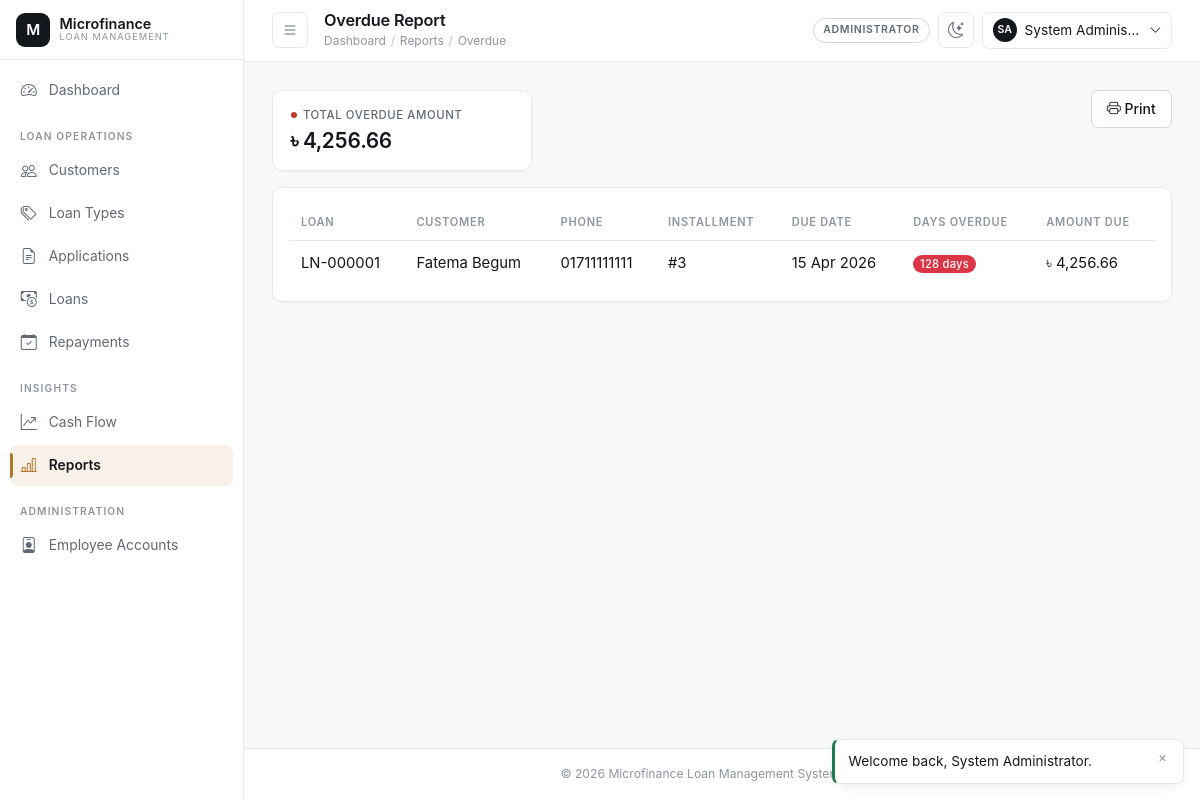
The app's page /admin/reports/overdue.php (signed in) with its own data.
### tables this page shows
CREATE TABLE repayment_schedules (
    schedule_id       INT UNSIGNED AUTO_INCREMENT PRIMARY KEY,
    loan_id           INT UNSIGNED NOT NULL,
    installment_no    INT UNSIGNED NOT NULL,
    due_date          DATE NOT NULL,
    principal_due     DECIMAL(14,2) NOT NULL,
    interest_due      DECIMAL(14,2) NOT NULL,
    total_due         DECIMAL(14,2) NOT NULL,
    amount_paid       DECIMAL(14,2) NOT NULL DEFAULT 0.00,
    status             ENUM('pending','partial','paid','overdue') NOT NULL DEFAULT 'pending',
    created_at         TIMESTAMP NOT NULL DEFAULT CURRENT_TIMESTAMP,
    updated_at         TIMESTAMP NOT NULL DEFAULT CURRENT_TIMESTAMP ON UPDATE CURRENT_TIMESTAMP,
    CONSTRAINT fk_sched_loan FOREIGN KEY (loan_id) REFERENCES loans(loan_id)
        ON UPDATE CASCADE ON DELETE CASCADE,
    CONSTRAINT uq_sched_loan_installment UNIQUE (loan_id, installment_no),
    CONSTRAINT chk_sched_total CHECK (total_due = principal_due + interest_due),
    INDEX idx_sched_status (status),
    INDEX idx_sched_due_date (due_date)
);

CREATE TABLE loans (
    loan_id            INT UNSIGNED AUTO_INCREMENT PRIMARY KEY,
    loan_code          VARCHAR(20) NOT NULL UNIQUE,
    application_id     INT UNSIGNED NOT NULL UNIQUE,
    customer_id        INT UNSIGNED NOT NULL,
    loan_type_id       INT UNSIGNED NOT NULL,
    principal_amount   DECIMAL(14,2) NOT NULL,
    interest_rate      DECIMAL(5,2) NOT NULL COMMENT 'Locked-in annual % at approval time',
    duration_months    INT UNSIGNED NOT NULL,
    emi_amount         DECIMAL(14,2) NOT NULL,
    start_date         DATE NOT NULL,
    end_date           DATE NOT NULL,
    status             ENUM('active','closed','defaulted','cancelled') NOT NULL DEFAULT 'active',
    approved_by        INT UNSIGNED NOT NULL,
    created_at         TIMESTAMP NOT NULL DEFAULT CURRENT_TIMESTAMP,
    updated_at         TIMESTAMP NOT NULL DEFAULT CURRENT_TIMESTAMP ON UPDATE CURRENT_TIMESTAMP,
    CONSTRAINT fk_loans_application FOREIGN KEY (application_id) REFERENCES loan_applications(application_id)
        ON UPDATE CASCADE ON DELETE RESTRICT,
    CONSTRAINT fk_loans_customer FOREIGN KEY (customer_id) REFERENCES customers(customer_id)
        ON UPDATE CASCADE ON DELETE RESTRICT,
    CONSTRAINT fk_loans_loan_type FOREIGN KEY (loan_type_id) REFERENCES loan_types(loan_type_id)
        ON UPDATE CASCADE ON DELETE RESTRICT,
    CONSTRAINT fk_loans_approved_by FOREIGN KEY (approved_by) REFERENCES users(user_id)
        ON UPDATE CASCADE ON DELETE RESTRICT,
    CONSTRAINT chk_loans_principal CHECK (principal_amount > 0),
    CONSTRAINT chk_loans_dates CHECK (end_date > start_date),
    INDEX idx_loans_status (status),
    INDEX idx_loans_customer (customer_id)
);

CREATE TABLE users (
    user_id        INT UNSIGNED AUTO_INCREMENT PRIMARY KEY,
    role_id        INT UNSIGNED NOT NULL,
    full_name      VARCHAR(120) NOT NULL,
    username       VARCHAR(60) NOT NULL UNIQUE,
    email          VARCHAR(120) NOT NULL UNIQUE,
    phone          VARCHAR(20) DEFAULT NULL,
    password_hash  VARCHAR(255) NOT NULL,
    status         ENUM('active','inactive','suspended') NOT NULL DEFAULT 'active',
    remember_token VARCHAR(255) DEFAULT NULL,
    last_login_at  DATETIME DEFAULT NULL,
    created_by     INT UNSIGNED DEFAULT NULL,
    created_at     TIMESTAMP NOT NULL DEFAULT CURRENT_TIMESTAMP,
    updated_at     TIMESTAMP NOT NULL DEFAULT CURRENT_TIMESTAMP ON UPDATE CURRENT_TIMESTAMP,
    CONSTRAINT fk_users_role FOREIGN KEY (role_id) REFERENCES roles(role_id)
        ON UPDATE CASCADE ON DELETE RESTRICT,
    CONSTRAINT fk_users_created_by FOREIGN KEY (created_by) REFERENCES users(user_id)
        ON UPDATE CASCADE ON DELETE SET NULL,
    INDEX idx_users_role (role_id),
    INDEX idx_users_status (status)
);

### includes/functions.php (called while the page is built, shortened)
<?php
function e(mixed $value = null): string
{
    return htmlspecialchars((string) ($value ?? ''), ENT_QUOTES, 'UTF-8');
}
function money(mixed $amount, string $symbol = '৳'): string
{
    return $symbol . ' ' . number_format(is_numeric($amount) ? (float) $amount : 0.0, 2);
}
function display_date(?string $date, string $format = 'd M Y'): string
{
    $ts = strtotime($date);
    return $ts === false ? '—' : date($format, $ts);
}

### admin/reports/overdue.php (the view, shortened to what this page needs)
<?php
$pdo = Database::getConnection();
$rows = $pdo->query(
    "SELECT rs.installment_no, rs.due_date, rs.total_due, rs.amount_paid, l.loan_code,
            uc.full_name AS customer_name, uc.phone,
            DATEDIFF(CURDATE(), rs.due_date) AS days_overdue
     FROM repayment_schedules rs
     INNER JOIN loans l ON l.loan_id = rs.loan_id
     INNER JOIN customers c ON c.customer_id = l.customer_id
     INNER JOIN users uc ON uc.user_id = c.user_id
     WHERE rs.status = 'overdue'
     ORDER BY days_overdue DESC"
)->fetchAll();
$totalOverdue = 0.0;
foreach ($rows as $r) {
    $totalOverdue += (float) $r['total_due'] - (float) $r['amount_paid'];
}
require_once __DIR__ . '/../../includes/header.php';
?>
<div class="d-flex justify-content-between mb-3 d-print-none">
    <div class="mfs-stat-tile accent-danger" style="min-width:260px;">
        <div class="stat-label">Total Overdue Amount</div>
        <div class="stat-value" style="font-size:1.3rem;"><?= money($totalOverdue) ?></div>
    </div>
    <button type="button" class="btn btn-outline-secondary align-self-start" onclick="window.print()"><i class="bi bi-printer"></i> Print</button>
</div>
<div class="mfs-card p-3">
    <div class="table-responsive">
        <table class="table mfs-table align-middle">
            <thead><tr><th>Loan</th><th>Customer</th><th>Phone</th><th>Installment</th><th>Due Date</th><th>Days Overdue</th><th>Amount Due</th></tr></thead>
            <tbody>
            <?php foreach ($rows as $row): ?>
                <tr>
                    <td><?= e($row['loan_code']) ?></td>
                    <td><?= e($row['customer_name']) ?></td>
                    <td><?= e($row['phone'] ?? '—') ?></td>
                    <td>#<?= (int) $row['installment_no'] ?></td>
                    <td><?= display_date($row['due_date']) ?></td>
                    <td><span class="badge bg-danger"><?= (int) $row['days_overdue'] ?> days</span></td>
                    <td><?= money($row['total_due'] - $row['amount_paid']) ?></td>
                </tr>
            <?php endforeach; ?>
            </tbody>
        </table>
    </div>
</div>
<?php require_once __DIR__ . '/../../includes/footer.php'; ?>

### assets/css/style.css (style rules this page uses)
:root { color-scheme: light; --mfs-bg: #f7f8f9; --mfs-surface: #ffffff; --mfs-surface-2: #fbfbfc; --mfs-surface-3: #f1f2f4; --mfs-border: #e6e8ec; --mfs-border-strong: #d3d7de; --mfs-ink: #14171c; --mfs-ink-soft: #626974; --mfs-ink-faint: #8f959f; --mfs-accent: #b6752b; --mfs-accent-hover: #a1651f; --mfs-accent-soft: rgba(182, 117, 43, 0.10); --mfs-accent-ring: rgba(182, 117, 43, 0.26); --mfs-success: #1f7a4d; --mfs-success-soft: rgba(31, 122, 77, 0.12); --mfs-danger: #bb3b28; --mfs-danger-soft: rgba(187, 59, 40, 0.12); --mfs-warning: #b6752b; --mfs-info: #2b6d8c; --mfs-info-soft: rgba(43, 109, 140, 0.12); --mfs-radius: 10px; --mfs-radius-sm: 7px; --mfs-radius-lg: 16px; --mfs-shadow-sm: 0 1px 2px rgba(16, 18, 21, 0.04); --mfs-shadow: 0 4px 16px -6px rgba(16, 18, 21, 0.14); --mfs-shadow-lg: 0 24px 60px -28px rgba(16, 18, 21, 0.34); --mfs-sidebar-width: 244px; --mfs-sidebar-collapsed: 68px; --mfs-topbar-height: 60px; --mfs-speed: 160ms; --mfs-speed-slow: 280ms; --mfs-ease: cubic-bezier(0.4, 0, 0.2, 1); --mfs-ease-out: cubic-bezier(0.16, 1, 0.3, 1); --mfs-font: -apple-system, BlinkMacSystemFont, 'Segoe UI', Inter, Roboto, 'Helvetica Neue', Arial, 'Noto Sans', sans-serif; --mfs-font-mono: ui-monospace, SFMono-Regular, 'SF Mono', Menlo, Consolas, monospace; }
*, *::before, *::after { box-sizing: border-box; }
html { -webkit-text-size-adjust: 100%; text-size-adjust: 100%; }
body { margin: 0; background-color: var(--mfs-bg); color: var(--mfs-ink); font-family: var(--mfs-font); font-size: 0.925rem; line-height: 1.55; -webkit-font-smoothing: antialiased; -moz-osx-font-smoothing: grayscale; }
* { scrollbar-width: thin; scrollbar-color: var(--mfs-border-strong) transparent; }
.btn { --mfs-btn-bg: transparent; border-radius: var(--mfs-radius-sm); font-size: 0.875rem; font-weight: 500; line-height: 1.45; padding: 0.5rem 0.95rem; cursor: pointer; transition: background-color var(--mfs-speed) var(--mfs-ease), border-color var(--mfs-speed) var(--mfs-ease), color var(--mfs-speed) var(--mfs-ease), transform var(--mfs-speed) var(--mfs-ease), box-shadow var(--mfs-speed) var(--mfs-ease); }
.btn-outline-secondary { border-color: var(--mfs-border-strong); color: var(--mfs-ink); background: var(--mfs-surface); }
.mfs-card { background: var(--mfs-surface); border: 1px solid var(--mfs-border); border-radius: var(--mfs-radius); box-shadow: var(--mfs-shadow-sm); }
.mfs-stat-tile { height: 100%; background: var(--mfs-surface); border: 1px solid var(--mfs-border); border-radius: var(--mfs-radius); padding: 1rem 1.1rem; box-shadow: var(--mfs-shadow-sm); transition: transform var(--mfs-speed) var(--mfs-ease), box-shadow var(--mfs-speed) var(--mfs-ease), border-color var(--mfs-speed) var(--mfs-ease); }
.mfs-stat-tile .stat-label { display: flex; align-items: center; gap: 0.4rem; font-size: 0.71rem; font-weight: 500; letter-spacing: 0.05em; text-transform: uppercase; color: var(--mfs-ink-soft); }
.mfs-stat-tile .stat-label::before { content: ''; flex: 0 0 6px; width: 6px; height: 6px; border-radius: 50%; background: var(--mfs-ink-faint); }
.mfs-stat-tile .stat-value { margin-top: 0.3rem; font-size: 1.6rem; font-weight: 600; letter-spacing: -0.02em; line-height: 1.2; color: var(--mfs-ink); font-variant-numeric: tabular-nums; }
.mfs-stat-tile.accent-danger .stat-label::before { background: var(--mfs-danger); }
.table { --bs-table-bg: transparent; --bs-table-color: var(--mfs-ink); color: var(--mfs-ink); margin-bottom: 0; }
.table.mfs-table thead th { position: sticky; top: 0; z-index: 1; background: var(--mfs-surface); color: var(--mfs-ink-faint); font-size: 0.69rem; font-weight: 600; letter-spacing: 0.07em; text-transform: uppercase; border: 0; border-bottom: 1px solid var(--mfs-border); padding: 0.6rem 0.75rem; white-space: nowrap; vertical-align: middle; }
.table.mfs-table tbody td { border-color: var(--mfs-border); padding: 0.65rem 0.75rem; vertical-align: middle; }
.table.mfs-table tbody tr { transition: background-color var(--mfs-speed) var(--mfs-ease); }
.table.mfs-table tbody tr:last-child td { border-bottom: 0; }
.table-responsive { -webkit-overflow-scrolling: touch; }
.badge { font-weight: 500; font-size: 0.7rem; letter-spacing: 0.02em; padding: 0.3em 0.6em; border-radius: 999px; }

### records on screen
repayment_schedules: loan.loan_code "LN-000001", users.full_name "Fatema Begum", users.phone "01711111111", installment_no "3", due_date "15 Apr 2026", days_overdue "128", money($row['total_due'] - $row['amount_paid']) "৳ 4,256.66"

### other values on screen
$label "Dashboard"
$item[3] "LOAN OPERATIONS"
$label "Customers"
$label "Loan Types"
$label "Applications"
$label "Loans"
$label "Repayments"
$item[3] "INSIGHTS"
$label "Cash Flow"
$label "Reports"
$item[3] "ADMINISTRATION"
$label "Employee Accounts"
$pageTitle "Overdue Report"
$label "Overdue"
$user['role_name'] "ADMINISTRATOR"
